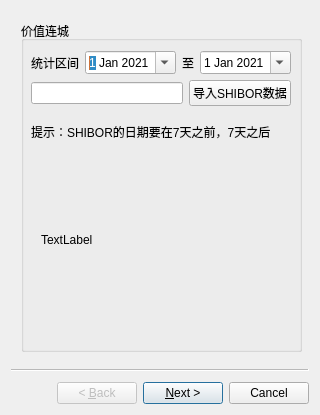
<?xml version="1.0" encoding="UTF-8"?>
<ui version="4.0">
 <class>Wizard</class>
 <widget class="QWizard" name="Wizard">
  <property name="windowModality">
   <enum>Qt::NonModal</enum>
  </property>
  <property name="geometry">
   <rect>
    <x>0</x>
    <y>0</y>
    <width>320</width>
    <height>415</height>
   </rect>
  </property>
  <property name="windowTitle">
   <string>价值连城资金池测算工具Verison_2.0</string>
  </property>
  <property name="wizardStyle">
   <enum>QWizard::ClassicStyle</enum>
  </property>
  <property name="options">
   <set>QWizard::HelpButtonOnRight|QWizard::IndependentPages</set>
  </property>
  <widget class="QWizardPage" name="wizardPage1">
   <widget class="QLabel" name="label_8">
    <property name="geometry">
     <rect>
      <x>30</x>
      <y>180</y>
      <width>247</width>
      <height>98</height>
     </rect>
    </property>
    <property name="sizePolicy">
     <sizepolicy hsizetype="Fixed" vsizetype="Fixed">
      <horstretch>0</horstretch>
      <verstretch>0</verstretch>
     </sizepolicy>
    </property>
    <property name="text">
     <string>TextLabel</string>
    </property>
   </widget>
   <widget class="QGroupBox" name="groupBox">
    <property name="geometry">
     <rect>
      <x>10</x>
      <y>10</y>
      <width>281</width>
      <height>331</height>
     </rect>
    </property>
    <property name="title">
     <string>价值连城</string>
    </property>
   </widget>
   <widget class="QWidget" name="">
    <property name="geometry">
     <rect>
      <x>20</x>
      <y>40</y>
      <width>260</width>
      <height>101</height>
     </rect>
    </property>
    <layout class="QVBoxLayout" name="verticalLayout_2">
     <item>
      <layout class="QVBoxLayout" name="verticalLayout">
       <item>
        <layout class="QHBoxLayout" name="horizontalLayout">
         <item>
          <widget class="QLabel" name="label">
           <property name="text">
            <string>统计区间</string>
           </property>
          </widget>
         </item>
         <item>
          <widget class="QDateEdit" name="dateEdit">
           <property name="calendarPopup">
            <bool>true</bool>
           </property>
           <property name="date">
            <date>
             <year>2021</year>
             <month>1</month>
             <day>1</day>
            </date>
           </property>
          </widget>
         </item>
         <item>
          <widget class="QLabel" name="label_2">
           <property name="text">
            <string>至</string>
           </property>
          </widget>
         </item>
         <item>
          <widget class="QDateEdit" name="dateEdit_2">
           <property name="calendarPopup">
            <bool>true</bool>
           </property>
           <property name="date">
            <date>
             <year>2021</year>
             <month>1</month>
             <day>1</day>
            </date>
           </property>
          </widget>
         </item>
        </layout>
       </item>
       <item>
        <layout class="QHBoxLayout" name="horizontalLayout_2">
         <item>
          <widget class="QLineEdit" name="lineEdit">
           <property name="sizePolicy">
            <sizepolicy hsizetype="Preferred" vsizetype="Fixed">
             <horstretch>2</horstretch>
             <verstretch>0</verstretch>
            </sizepolicy>
           </property>
          </widget>
         </item>
         <item>
          <widget class="QPushButton" name="pushButton">
           <property name="sizePolicy">
            <sizepolicy hsizetype="Preferred" vsizetype="Fixed">
             <horstretch>1</horstretch>
             <verstretch>0</verstretch>
            </sizepolicy>
           </property>
           <property name="text">
            <string>导入SHIBOR数据</string>
           </property>
          </widget>
         </item>
        </layout>
       </item>
       <item>
        <widget class="QLabel" name="label_3">
         <property name="text">
          <string>提示：SHIBOR的日期要在7天之前，7天之后</string>
         </property>
        </widget>
       </item>
      </layout>
     </item>
    </layout>
   </widget>
  </widget>
  <widget class="QWizardPage" name="wizardPage2">
   <widget class="QWidget" name="layoutWidget">
    <property name="geometry">
     <rect>
      <x>10</x>
      <y>0</y>
      <width>285</width>
      <height>336</height>
     </rect>
    </property>
    <layout class="QVBoxLayout" name="verticalLayout_7">
     <item>
      <layout class="QVBoxLayout" name="verticalLayout_4">
       <item>
        <layout class="QVBoxLayout" name="verticalLayout_3">
         <item>
          <layout class="QHBoxLayout" name="horizontalLayout_3">
           <item>
            <widget class="QLabel" name="label_4">
             <property name="sizePolicy">
              <sizepolicy hsizetype="Preferred" vsizetype="Fixed">
               <horstretch>6</horstretch>
               <verstretch>0</verstretch>
              </sizepolicy>
             </property>
             <property name="text">
              <string>价值连城资产池规模</string>
             </property>
            </widget>
           </item>
           <item>
            <widget class="QLineEdit" name="lineEdit_3">
             <property name="sizePolicy">
              <sizepolicy hsizetype="Preferred" vsizetype="Fixed">
               <horstretch>2</horstretch>
               <verstretch>0</verstretch>
              </sizepolicy>
             </property>
             <property name="text">
              <string>14</string>
             </property>
             <property name="alignment">
              <set>Qt::AlignCenter</set>
             </property>
            </widget>
           </item>
           <item>
            <widget class="QLabel" name="label_5">
             <property name="sizePolicy">
              <sizepolicy hsizetype="Preferred" vsizetype="Fixed">
               <horstretch>1</horstretch>
               <verstretch>0</verstretch>
              </sizepolicy>
             </property>
             <property name="text">
              <string>亿元</string>
             </property>
            </widget>
           </item>
          </layout>
         </item>
         <item>
          <layout class="QHBoxLayout" name="horizontalLayout_8">
           <item>
            <widget class="QLineEdit" name="lineEdit_2">
             <property name="sizePolicy">
              <sizepolicy hsizetype="Expanding" vsizetype="Fixed">
               <horstretch>4</horstretch>
               <verstretch>0</verstretch>
              </sizepolicy>
             </property>
             <property name="maximumSize">
              <size>
               <width>16777215</width>
               <height>16777215</height>
              </size>
             </property>
            </widget>
           </item>
           <item>
            <widget class="QPushButton" name="pushButton_2">
             <property name="text">
              <string>导入逆回购数据</string>
             </property>
            </widget>
           </item>
          </layout>
         </item>
         <item>
          <layout class="QHBoxLayout" name="horizontalLayout_5">
           <item>
            <widget class="QLineEdit" name="lineEdit_4"/>
           </item>
           <item>
            <widget class="QPushButton" name="pushButton_3">
             <property name="text">
              <string>选择文件保存路径</string>
             </property>
            </widget>
           </item>
          </layout>
         </item>
         <item>
          <layout class="QHBoxLayout" name="horizontalLayout_6">
           <item>
            <layout class="QHBoxLayout" name="horizontalLayout_7"/>
           </item>
           <item>
            <widget class="QLabel" name="label_6">
             <property name="sizePolicy">
              <sizepolicy hsizetype="Preferred" vsizetype="Fixed">
               <horstretch>0</horstretch>
               <verstretch>0</verstretch>
              </sizepolicy>
             </property>
             <property name="text">
              <string>正在运行中</string>
             </property>
            </widget>
           </item>
           <item>
            <widget class="QProgressBar" name="progressBar">
             <property name="value">
              <number>24</number>
             </property>
            </widget>
           </item>
          </layout>
         </item>
        </layout>
       </item>
      </layout>
     </item>
     <item>
      <layout class="QVBoxLayout" name="verticalLayout_6">
       <item>
        <widget class="QTextBrowser" name="textBrowser">
         <property name="sizePolicy">
          <sizepolicy hsizetype="Expanding" vsizetype="Preferred">
           <horstretch>0</horstretch>
           <verstretch>2</verstretch>
          </sizepolicy>
         </property>
        </widget>
       </item>
       <item>
        <widget class="QLabel" name="label_7">
         <property name="sizePolicy">
          <sizepolicy hsizetype="Preferred" vsizetype="Preferred">
           <horstretch>0</horstretch>
           <verstretch>1</verstretch>
          </sizepolicy>
         </property>
         <property name="text">
          <string>统计结果</string>
         </property>
        </widget>
       </item>
      </layout>
     </item>
    </layout>
   </widget>
  </widget>
 </widget>
 <resources/>
 <connections>
  <connection>
   <sender>Wizard</sender>
   <signal>accepted()</signal>
   <receiver>Wizard</receiver>
   <slot>next()</slot>
   <hints>
    <hint type="sourcelabel">
     <x>214</x>
     <y>403</y>
    </hint>
    <hint type="destinationlabel">
     <x>213</x>
     <y>385</y>
    </hint>
   </hints>
  </connection>
 </connections>
</ui>
